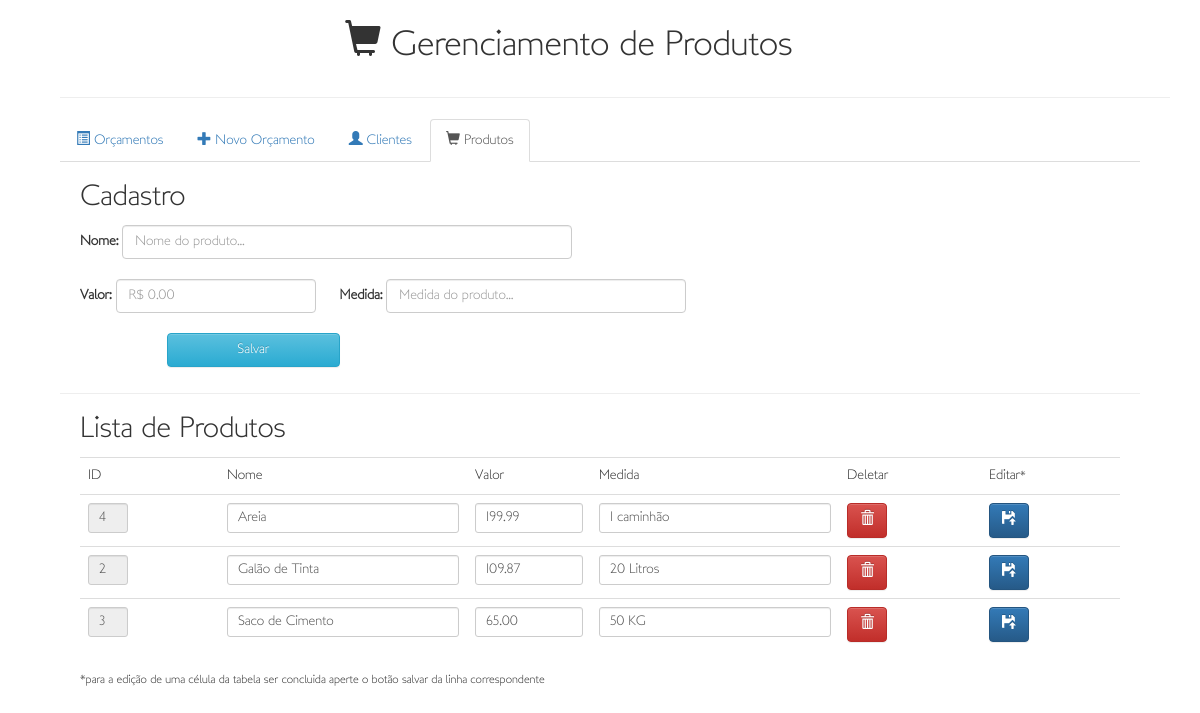
Page /cadastro.produto.php on the committed database.
### tables this page shows
CREATE TABLE IF NOT EXISTS `produto` (
  `prod_cod` int(11) NOT NULL AUTO_INCREMENT,
  `prod_nome` varchar(200) NOT NULL,
  `prod_medida` varchar(45) DEFAULT NULL,
  `prod_valor` varchar(13) NOT NULL,
  PRIMARY KEY (`prod_cod`)
);

### class/Conexao.class.php (called while the page is built, shortened)
<?php
class Conexao{
	private $db_host = "localhost";
	private $db_user = "root";
	private $db_pass = "";
	private $db_name = "cdzestagiodb";
	private $con = false;
	public $instance;
	public function Conexao($db_name){
		$this->db_name = $db_name;
	}
	public function connect(){
		if(!$this->con){
			$myconn = @mysqli_connect($this->db_host, $this->db_user, $this->db_pass);
			if($myconn){
				$seldb = @mysqli_select_db($myconn,$this->db_name);
				if($seldb){
					$this->instance = $myconn;
					$this->con = true;
					return true;
				}else{
					return false;
				}
			}else{
				return false;
			}
		}else{
			return false;
		}
	}
	public function db_instance(){
		return $this->instance;
	}
}
?>

### control/Control.cadastro.produto.php (called while the page is built, shortened)
<?php
    function listarProdutos(){
        $produtoLi = new Produto();
        $produtoLi->buscarTodos("tabela");
    }
?>

### class/Produto.class.php (the view, shortened to what this page needs)
<?php
	class Produto extends Conexao{
		public function buscarTodos($tipo){
			$this->sqlSel = mysqli_query($this->db_instance(),"SELECT prod_cod, prod_nome, prod_medida, prod_valor
								 FROM produto ORDER BY prod_nome;");
			$cont = 0;
			while($resultList = mysqli_fetch_array($this->sqlSel)){
	            $this->cod = $resultList["prod_cod"];
	            $this->nome = $resultList["prod_nome"];
	            $this->medida = $resultList["prod_medida"];
	            $this->valor = $resultList["prod_valor"];
	            $cont += 1;
	            if($tipo == "tabela"){
		            print "<tr><td><input type=\"text\" class=\"form-control input-sm tdPequeno\" value=\"".$this->cod."\" disabled></td>
		            <td><input type=\"text\" class=\"form-control input-sm\" value=\"".$this->nome."\" id=\"nome".$cont."\" maxlength=\"200\"></td>
		            <td><input type=\"text\" class=\"form-control input-sm moeda\" value=".$this->valor." id=\"valor".$cont."\"  maxlength=\"13\"></td>
		            <td><input type=\"text\" class=\"form-control input-sm\" value=\"".$this->medida."\" id=\"medida".$cont."\" maxlength=\"45\"></td>
		            <td><a class=\"btn btn-danger tdPequeno\" href=\"cadastro.produto.php?acao=excluir&cod=".$this->cod."\"><span class=\"glyphicon glyphicon-trash\"></span></a></td>
		            <td><a class=\"btn btn-primary tdPequeno\" href=\"#\" onclick=\"editarProduto(".$cont.", ".$this->cod.");\"><span class=\"glyphicon glyphicon-floppy-open\"></span></a></td>
		            </tr>";
	        	}else if($tipo == "dropdown"){
	        		print "<option value=\"".$this->cod."\">".$this->nome."</option>";
	        	}
			}
		}
	}
?>

### css/estilo.css (style rules this page uses)
.tdPequeno { width: 40px !important; }
body { font-family: "LondonMM", Helvetica !important; margin-left: 5%; margin-right: 5%; }
input { font-size: 14px !important; }

### rows in the picture
produto: prod_cod "4", prod_nome "Areia", prod_valor "199.99", prod_medida "1 caminhão"
produto: prod_cod "2", prod_nome "Galão de Tinta", prod_valor "109.87", prod_medida "20 Litros"
produto: prod_cod "3", prod_nome "Saco de Cimento", prod_valor "65.00", prod_medida "50 KG"
